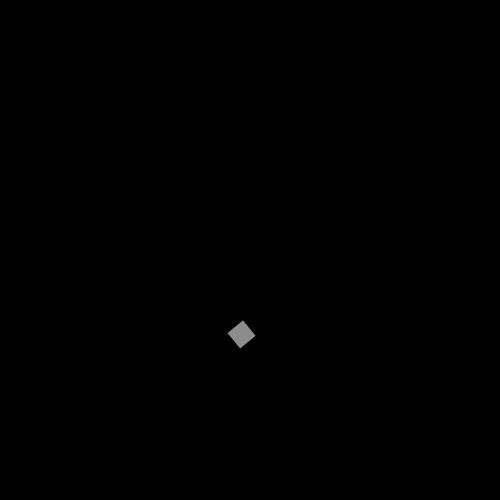
Frame 1 (no input)
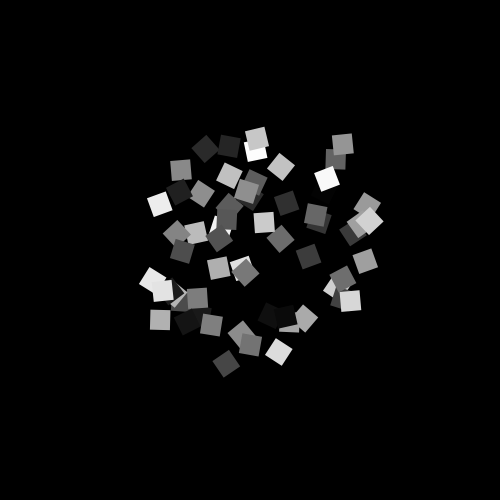
Frame 60 (the mouse pressed at the canvas centre just before this capture)
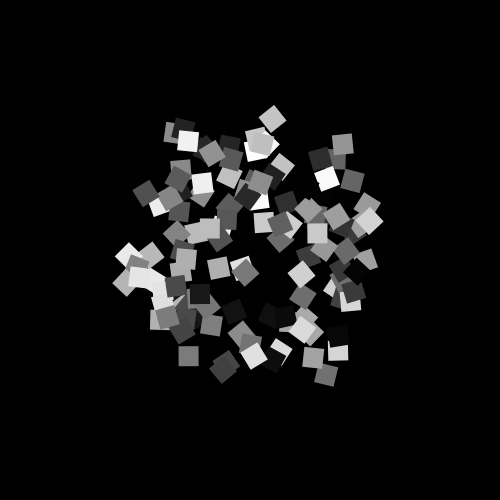
Frame 120 (the mouse held since frame 60 and released just before this capture)

The Processing sketch that drew these frames (run headless with seeded random() and noise(); from frame 60 on, the mouse is pressed at the canvas centre):

// Processing sketch: processing_86445
// ── processing_86445.pde

float x = 50;
float y = 50;
void setup() {
  background(0);
  size(500,500);
  noStroke();
  
}

void draw() {
  color c = color(100,100);
  int m = millis();
  noStroke();
  fill(m%255);
  translate(width/2, height/2);
  rotate(m/2.0);
  rect(x, y, 20, 20);
  x= random(100);
  y= random(100);
  float value = alpha(c);  // Sets 'value' to "0"
  fill(value);

 }
